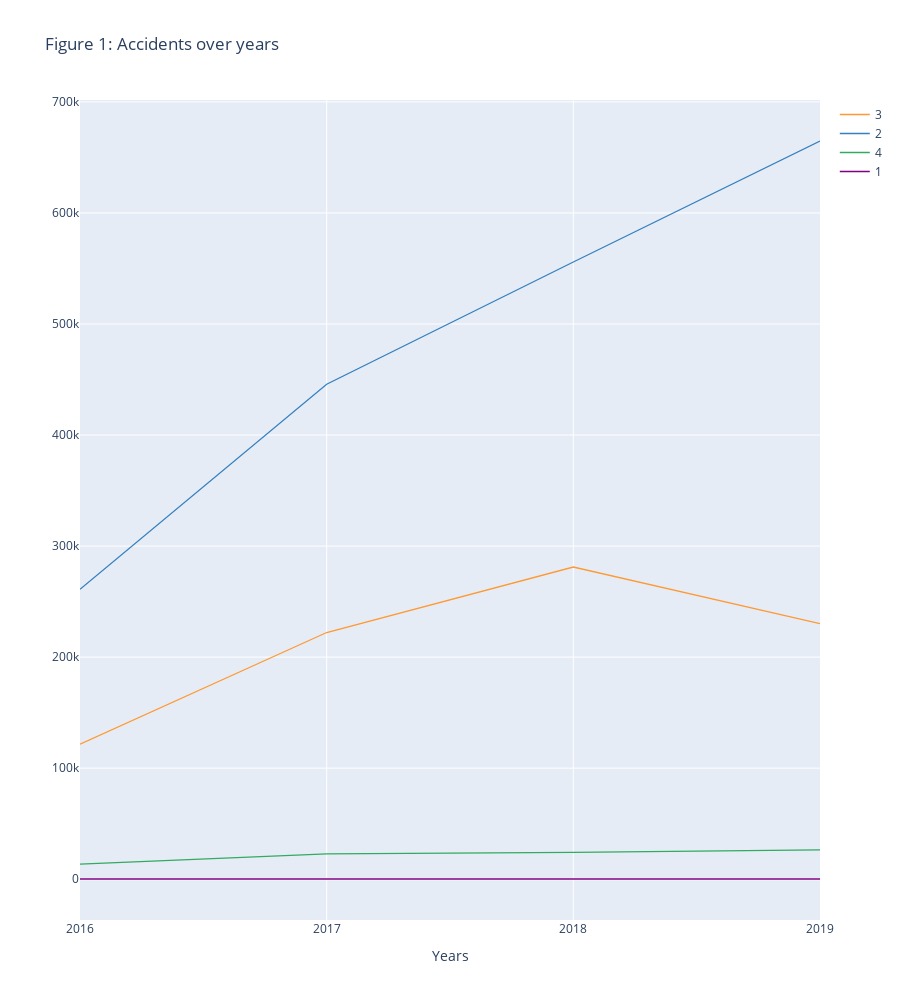

The notebook cell saved with this chart:
### Code cell
year_data_plotting.iplot(layout = dict(title = "Figure 1: Accidents over years",
                                       xaxis=dict(title = "Years",tickmode="array",tickvals = year_data_plotting.index),
                                      height = 1000,
                                      ))

### Figure 1 — Plotly figure (JSON) as saved in the notebook; plotly's stock layout.template omitted (floating-point values rounded to 4 significant figures)
{"data": [{"line": {"color": "rgba(255, 153, 51, 1.0)", "dash": "solid", "shape": "linear", "width": 1.3}, "mode": "lines", "name": "3", "text": "", "type": "scatter", "x": [2016, 2017, 2018, 2019], "y": [121591, 222147, 281142, 230225]}, {"line": {"color": "rgba(55, 128, 191, 1.0)", "dash": "solid", "shape": "linear", "width": 1.3}, "mode": "lines", "name": "2", "text": "", "type": "scatter", "x": [2016, 2017, 2018, 2019], "y": [261020, 445756, 555802, 664785]}, {"line": {"color": "rgba(50, 171, 96, 1.0)", "dash": "solid", "shape": "linear", "width": 1.3}, "mode": "lines", "name": "4", "text": "", "type": "scatter", "x": [2016, 2017, 2018, 2019], "y": [13590, 22844, 24154, 26457]}, {"line": {"color": "rgba(128, 0, 128, 1.0)", "dash": "solid", "shape": "linear", "width": 1.3}, "mode": "lines", "name": "1", "text": "", "type": "scatter", "x": [2016, 2017, 2018, 2019], "y": [219, 270, 251, 197]}], "layout": {"height": 1000, "title": {"text": "Figure 1: Accidents over years"}, "xaxis": {"tickmode": "array", "tickvals": [2016, 2017, 2018, 2019], "title": {"text": "Years"}}}}
